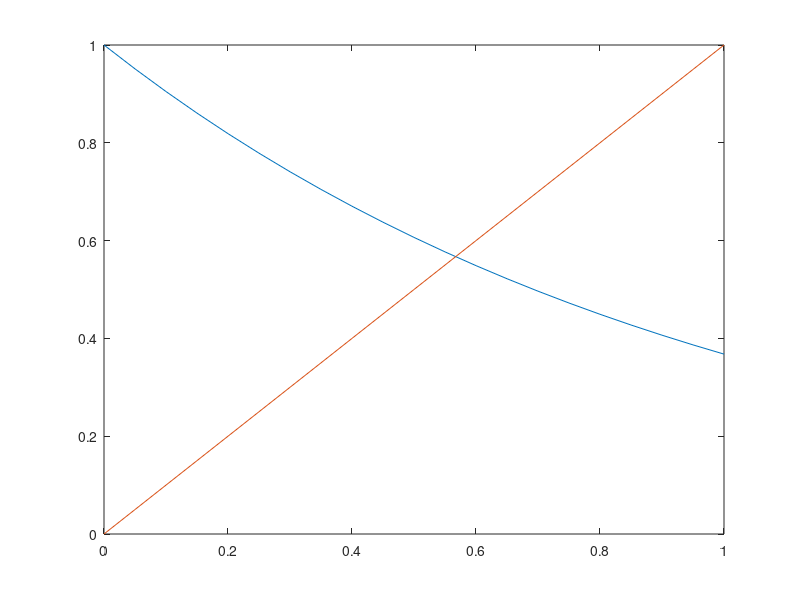

This chart was generated by the following MATLAB code:
% 1)
y=[1,0.916,0.836,0.741,0.624,0.224,0.265,0.291,0.316,0.429]
x=[0 0.2 0.4 0.8 1 1.4 1.6 1.8 2.0 2.2]
% a)
[m,n]=size(x);
a=zeros(n);
 a(1:n,1)=y';
 for j=1:n-1
   for i=1:n-j
       a(i,j+1)=(a(i+1,j)-a(i,j))/(x(i+j)-x(i));
   end
 end
 taula=[x',a]


%% a(:,:) taula de difer?ncies dividides
%% x(:) abscises dels nodes d'interpolaci?

c=a(1,1:n);
l=zeros(n);
l(1,n)=1;
l(1,:)=c(1).*l(1,:);
for i=1:n-1
  p=x(1:i);
  l(i+1,n-i:n)=poly(p);
  l(i+1,:)=c(i+1).*l(i+1,:);
end
display('polinomi interpolador')
pd=sum(l)  %polinomi interpolador
% fx0=polyval(pd,3) % avaluaci? polinomi interpolador 
% b)
polyval(pd,1.25)
% c)
deriv=pd.*[9:-1:0]
deriv=deriv(1:9)
polyval(deriv,1.25)
% d)
xx=[-0.05:0.01:2.25]
plot(x,y,'*')
pol=polyval(pd,xx);
plot(x,y,'*',xx,pol)
% 2)
% a)
x=[0:0.05:1];
f=@(x)exp(-x);
g=@(x)x;
plot(x,f(x),x,g(x))
% b)
f=@(x)x-exp(-x);
